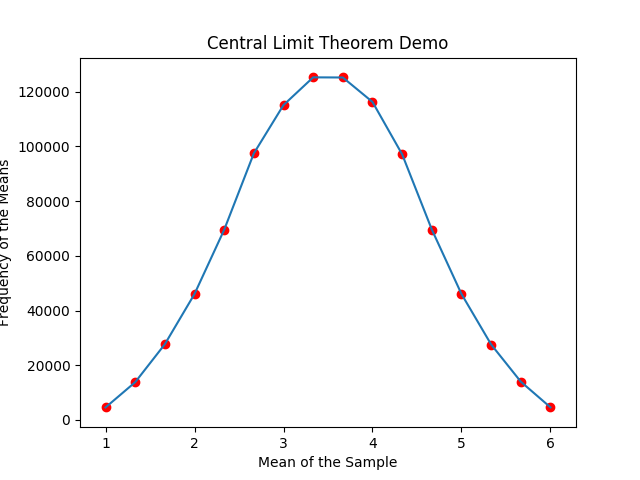

The Python source for this figure:
from collections import Counter
import numpy as np
from matplotlib import pyplot as plt
import bisect

def sampleN(n, items, probs):
    values = [0]*n
    for i in range(n):
        values[i] = sample(items, probs)
    return values


def sample(items, probs):
    csum = np.cumsum(probs)
    r = np.random.rand()
    idx = find_idx(csum, r)
    if idx >= 0:
        return items[idx]
    else:
        return items[0]

def find_idx(csum, r):
    return bisect.bisect(csum, r)

def run_sim_central_limit(items, probs, values,steps):
    c = Counter()
    c.update([np.mean(sampleN(values,items, probs)) for i in range(steps)])
    return c

def plot(x,y):
    order = np.argsort(x)
    xsorted = x[order]
    ysorted = y[order]
    plt.plot(xsorted, ysorted, color='b')
    plt.xlabel('Mean of the Sample')
    plt.ylabel('Frequency of the Means')
    plt.title('Central Limit Theorem Demo')
    plt.scatter(x, y, color='r')
    plt.show()

def main():
    probs = np.asarray([1.0/6] * 6)
    items = np.arange(1,7)
    print("Running Simulation...")
    c = run_sim_central_limit(items, probs, 3, 1000000)
    print("Generating the plot")
    plot(np.asarray(c.keys()), np.asarray(c.values()))


if __name__ == "__main__":
    main()
